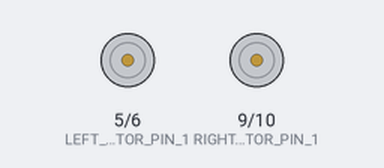
This sketch was run on a simulated Arduino Uno, built with avr-gcc and run on an emulated ATmega328P. Parts: motor-driver pin pairs drawn as motors (green arrow = first pin HIGH = forward, orange = second pin HIGH = backward, longer = more drive).

Above: at 1.5 s.
At 4.5 s:
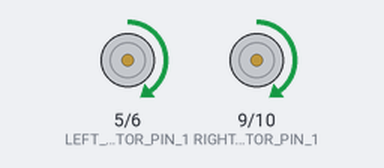
At 7.5 s:
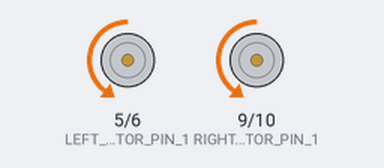
At 13.5 s:
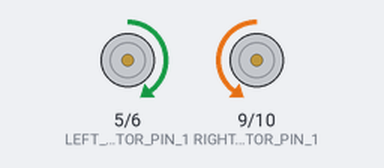
Timing chart, 0 to 19.5 s (numbered marks = the images above):
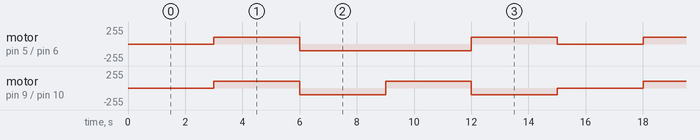

The sketch:

driver_motors.ino
```cpp
// Скетч для управления моторами используя драйвер (демо)

// выводы к которым подключен драйвер моторов
#define LEFT_MOTOR_PIN_1          5
#define LEFT_MOTOR_PIN_2          6
#define RIGHT_MOTOR_PIN_1         9
#define RIGHT_MOTOR_PIN_2         10

#define TIME_PUB_PERIOD_MS        3000  // интервал публикации значений

#define MOTOR_VALUE               100   // значение подаваемое на драйвер

#define MOTOR_VALUE_MAX           255      // максимальное значение подаваемое на драйвер
#define MOTOR_VALUE_MIN           50       // минимальное значение подаваемое на драйвер

// стороны робота
#define LEFT                      0
#define RIGHT                     1

// режимы управления
#define STOP                      0
#define MOVE_FRONT                1
#define MOVE_REAR                 2
#define ROTATE_LEFT               3
#define ROTATE_RIGHT              4

unsigned long last_time; // время последней публикации
int mode = STOP;         // режим управления

void setup() {
  // инициализация выходов на драйверы управления моторами
  pinMode(LEFT_MOTOR_PIN_1, OUTPUT);
  pinMode(LEFT_MOTOR_PIN_2, OUTPUT);
  pinMode(RIGHT_MOTOR_PIN_1, OUTPUT);
  pinMode(RIGHT_MOTOR_PIN_2, OUTPUT);

  Serial.begin(115200);
}

void loop(){
  // демонстрационное вращение моторами с заданной скоростью и сменой направления по таймеру
  switchMode();
  go(mode);
}

// управление мотором на определенной стороне робота
void moveMotor(int value, int side){
  // избавляемся от переполнения ШИМ
  if (value>MOTOR_VALUE_MAX)
    value = MOTOR_VALUE_MAX;
  if (value<-MOTOR_VALUE_MAX)
    value = -MOTOR_VALUE_MAX;

  // убираем значения ниже минимального значения при котором моторы могут вращаться
  if (value < 0 && value >= -MOTOR_VALUE_MIN)
    value = -MOTOR_VALUE_MIN;
  if (value > 0 && value <= MOTOR_VALUE_MIN)
    value = MOTOR_VALUE_MIN;

  // определяем направление вращения и передаем значения на драйвер
  if (value>=0) {
    if (value==0){
      // стоп мотор
      analogWrite(side==LEFT ? LEFT_MOTOR_PIN_1 : RIGHT_MOTOR_PIN_1, 0);
      analogWrite(side==LEFT ? LEFT_MOTOR_PIN_2 : RIGHT_MOTOR_PIN_2, 0);
    } else {
      // вращение вперед
      analogWrite(side==LEFT ? LEFT_MOTOR_PIN_1 : RIGHT_MOTOR_PIN_1, abs(value));
      analogWrite(side==LEFT ? LEFT_MOTOR_PIN_2 : RIGHT_MOTOR_PIN_2, 0);
    }
  } else {
    // вращение назад
    analogWrite(side==LEFT ? LEFT_MOTOR_PIN_1 : RIGHT_MOTOR_PIN_1, 0);
    analogWrite(side==LEFT ? LEFT_MOTOR_PIN_2 : RIGHT_MOTOR_PIN_2, abs(value));
  }
}

// изменение режима управления по заданному интервалу
void switchMode(){
  // вычисление интервала времени от последней публикации
  unsigned long time = millis() - last_time;

  // проверяем нужно ли менять режим
  if (time > TIME_PUB_PERIOD_MS) {
    mode++;
    if(mode > ROTATE_RIGHT)
    {
      mode = STOP;
    }
    last_time = millis(); // фиксируем время последней публикации
  }
}

// режимы управления (передача значений драйверу)
void go(int mode){
  switch(mode){
  case MOVE_FRONT:
    moveMotor(MOTOR_VALUE, LEFT);
    moveMotor(MOTOR_VALUE, RIGHT);
    break;
  case MOVE_REAR:
    moveMotor(-MOTOR_VALUE, LEFT);
    moveMotor(-MOTOR_VALUE, RIGHT);
    break;
  case ROTATE_LEFT:
    moveMotor(-MOTOR_VALUE, LEFT);
    moveMotor(MOTOR_VALUE, RIGHT);
    break;
  case ROTATE_RIGHT:
    moveMotor(MOTOR_VALUE, LEFT);
    moveMotor(-MOTOR_VALUE, RIGHT);
    break;
  case STOP:
    moveMotor(0, LEFT);
    moveMotor(0, RIGHT);
    break;
  }
}
```

Measured:
- by itself, motor on pin 5 (LEFT_MOTOR_PIN_1) / pin 6 (LEFT_MOTOR_PIN_2): repeats every 15.0 s: backward 100/255 6.0 s, forward 100/255 3.0 s, stopped 3.0 s, forward 100/255 3.0 s
- by itself, motor on pin 9 (RIGHT_MOTOR_PIN_1) / pin 10 (RIGHT_MOTOR_PIN_2): repeats every 15.0 s: backward 100/255 3.0 s, forward 100/255 3.0 s, backward 100/255 3.0 s, stopped 3.0 s, forward 100/255 3.0 s
